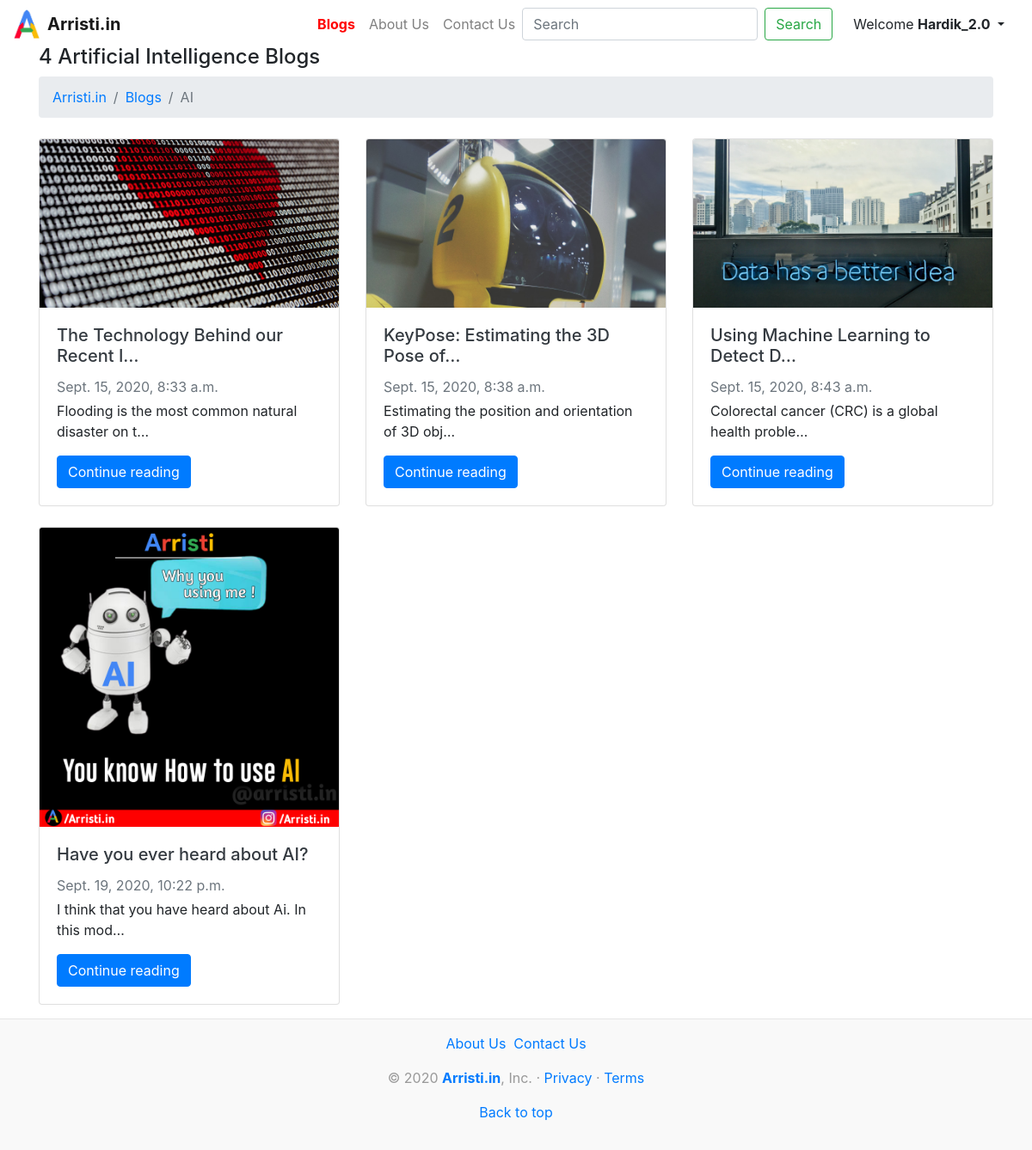
Screenshot of /blog/ai (signed in) with the database file from the repository.
### blog/models.py (models this page shows, shortened)
class Blogpost(models.Model):
    categorychoices = (
        ('ai', 'Artificial Intelligence'),
        ('cs', 'Ethical Hacking')
    )
    post_id = models.AutoField(primary_key=True)
    category = models.CharField(max_length=2, default="ai", choices=categorychoices)
    slug = models.CharField(max_length=500)
    title = models.CharField(max_length=500)
    descForCard = models.CharField(max_length=500)
    content = models.TextField()
    author = models.CharField(max_length=50)
    timeStamp = models.DateTimeField(blank=True)
    thumbnail = models.ImageField(upload_to='blog/images')

### blog/views.py (the view)
# urls.py: path('ai', views.ai, name='ai'),
def ai(request):
    aiposts = Blogpost.objects.filter(category='ai')
    count = 0;
    for i in aiposts:
        count += 1;
    return render(request, 'blog/ai.html',{'aiposts':aiposts, 'nPosts': count})

### templates/blog/ai.html (shortened to what this page needs)
{% extends 'basic.html'%}
{% block blogcolor %}red{% endblock %}
{% block body %}
<div class="container mt-3">
    <h4>{{nPosts}} Artificial Intelligence Blogs</h4>
    <nav aria-label="breadcrumb">
        <ol class="breadcrumb">
            <li class="breadcrumb-item"><a href="/">Arristi.in</a></li>
            <li class="breadcrumb-item"><a href="/blog">Blogs</a></li>
            <li class="breadcrumb-item active" aria-current="page">AI</li>
        </ol>
    </nav>
    <div class="row my-2">
        {% for item in aiposts %}
        <div class="col-md-4 my-2">
            <div class="card">
                <a class="text-dark" href="/blog/blogpost/{{item.slug}}">
                    <img src="/media/{{item.thumbnail}}" class="card-img-top"></a>
                <div class="card-body">
                    <a class="text-dark" href="/blog/blogpost/{{item.slug}}">
                        <h5 class="card-title">{{item.title|truncatechars:35}}</h5></a>
                    <div class="mb-1 text-muted">{{item.timeStamp}}</div>
                    <p class="card-text">{{item.descForCard|truncatechars:50}}</p>
                    <a href="/blog/blogpost/{{item.slug}}" class="btn btn-primary">Continue reading</a>
                </div>
            </div>
        </div>
        {% if forloop.counter|divisibleby:3 %}
    </div>
    <div class="row my-2">
        {% endif%}
        {% endfor %}
    </div>
</div>
{% endblock %}

### templates/basic.html (shortened to what this page needs)
<!doctype html>
<html lang="en">
{% load static %}
<head>
    <link rel="stylesheet" href="https://stackpath.bootstrapcdn.com/bootstrap/4.5.2/css/bootstrap.min.css"
>
</head>
<body>
<nav class="navbar navbar-expand-lg navbar-light">
    <a href="/"><img class="brand-image" src="/media/favicon.ico"></a>&nbsp;&nbsp;
    <a class="navbar-brand" href="/"><b>Arristi.in</b></a>
    <div class="collapse navbar-collapse" id="navbarSupportedContent">
        <ul class="navbar-nav mr-0">
            <li class="nav-item {% block activeblog %}{% endblock %}">
                <a class="nav-link" style="color:{% block blogcolor %}{% endblock %}" href="/blog"><b>Blogs</b></a>
            </li>
            <li class="nav-item {% block activeabout %}{% endblock %}">
                <a class="nav-link" style="color:{% block aboutcolor %}{% endblock %}" href="/about">About Us</a>
            </li>
            <li class="nav-item {% block activecontact %}{% endblock %}">
                <a class="nav-link" style="color:{% block contactcolor %}{% endblock %}" href="/contact">Contact Us</a>
            </li>
        </ul>
        <form action="/search" method="get" class="form-inline my-2 my-lg-0 mr-2">
            <input name="query" id="query" class="form-control mr-sm-2" type="search" placeholder="Search"
                   aria-label="Search">
            <button class="btn btn-outline-success my-2 my-sm-0"
                    type="submit">Search
            </button>
        </form>
        {% if user.is_authenticated %}
        <div class="nav-item dropdown">
            <div class="nav-link dropdown-toggle" href="#" id="navbarDropdown" role="button"
                 data-toggle="dropdown" aria-haspopup="true" aria-expanded="false">
                <span style="font-color: red;">Welcome <b>{{request.user| truncatechars:10}}</b></span>
            </div>
        </div>
        {% endif %}
    </div>
</nav>
<div class="content" style="margin-top: -20px;">
{% block body %} {% endblock %}
</div>
<footer class="blog-footer">
    <p>
        <a href="/about">About Us</a>&nbsp
        <a href="/contact">Contact Us</a>
    </p>
    <p>© 2020 <a href="/"><b>Arristi.in</b></a>, Inc. · <a href="/privacy">Privacy</a> · <a href="/terms">Terms</a>
    </p>
    <p>
        <a href="#">Back to top</a>
    </p>
</footer>
</body>
</html>

### rows the page displays
Blogpost: thumbnail (picture), title "The Technology Behind our Recent I…", timeStamp "Sept. 15, 2020, 8:33 a.m.", descForCard "Flooding is the most common natural disaster on t…"
Blogpost: thumbnail (picture), title "KeyPose: Estimating the 3D Pose of…", timeStamp "Sept. 15, 2020, 8:38 a.m.", descForCard "Estimating the position and orientation of 3D obj…"
Blogpost: thumbnail (picture), title "Using Machine Learning to Detect D…", timeStamp "Sept. 15, 2020, 8:43 a.m.", descForCard "Colorectal cancer (CRC) is a global health proble…"
Blogpost: thumbnail (picture), title "Have you ever heard about AI?", timeStamp "Sept. 19, 2020, 10:22 p.m.", descForCard "I think that you have heard about Ai. In this mod…"

### other values shown
{{ request.user| truncatechars:10 }} "Hardik_2.0"
{{ nPosts }} "4"
